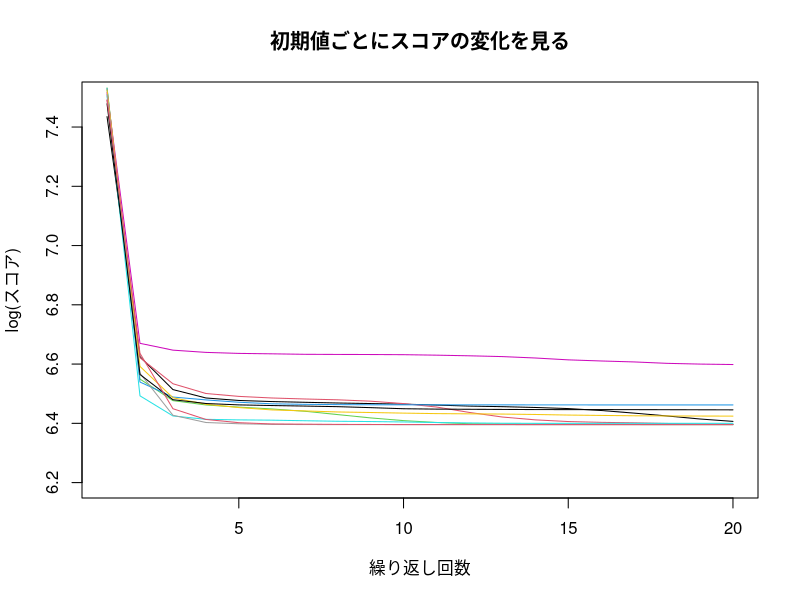

Write the R code that produced this figure.
# Load library

# Clear environment
rm(list = ls())

# Setting Japanese font (for MacOSX)
# par(family= "HiraKakuProN-W3")

# Chapter9 e.g.82
# K-meansクラスタリングの初期値依存性を検討
k_means <- function(X, K, iteration = 20) {
  n <- nrow(X)
  p <- ncol(X)
  center <- array(dim = c(K, p))
  y <- sample(1:K, n, replace = TRUE)
  scores <- NULL
  for (h in 1:iteration) {
    for (k in 1:K) {
      if (sum(y[] == k) == 0) { # y[i] = kなるiの数を評価している
        center[k, ] <- Inf
      } else {
        for (j in 1:p) {
          center[k, j] <- mean(X[y[] == k, j])
        }
      }
    }
    S_total <- 0
    for (i in 1:n) {
      S_min <- Inf
      for (k in 1:K) {
        S <- sum((X[i, ] - center[k, ]) ^ 2)
        if (S < S_min) {
          S_min <- S
          y[i] <- k
        }
      }
      S_total <- S_total + S_min
    }
    scores <- c(scores, S_total)
  }
  return(list(clusters = y, scores = scores))
}

p <- 2
n <- 1000
X <- matrix(rnorm(p * n), nrow = n, ncol = p)
input <- 1:20
output <- k_means(X, 5)$scores
plot(input, log(output),
     ylim = c(6.2, 7.5),
     xlab = "繰り返し回数", ylab = "log(スコア)",
     type = "l", col = 1,
     main = "初期値ごとにスコアの変化を見る")
for (r in 2:10) {
  output <- k_means(X, 5)$scores
  lines(input, log(output),
        col = r)
}